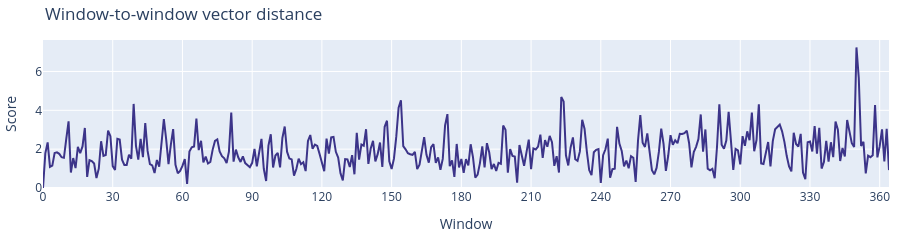

The cell this chart's notebook holds for it:
### Markdown cell above
### Step-by-step instead of the runner

Every step is its own function with the same parameter granularity, so an analysis (or an agent)
can hold and inspect the intermediates.

### Code cell
fs = kairo.build_features(log, "inter_case", window_minutes=1440)
reduced, pca = kairo.reduce(fs.values(), n_components=3, scaling="standardize")
model = kairo.cluster_kmeans(reduced, n_clusters=4)
shift = kairo.window_vector_shift(fs.index["window_start"], reduced)
print(f"{fs.matrix.shape} features -> {reduced.shape} reduced -> {model.n_states} states, "
      f"silhouette {kairo.silhouette(reduced, model):.2f}")
kairo.plot_drift_signal(shift, title="Window-to-window vector distance").show()

### Figure 1 — Plotly figure (JSON) as saved in the notebook; plotly's stock layout.template omitted (floating-point values rounded to 4 significant figures; data arrays with more than 128 entries replaced by an {"elided": "..."} marker saying what was removed)
{"data": [{"customdata": {"elided": "365 int values"}, "hovertemplate": "window %{customdata}<br>%{x}<br>score=%{y:.3f}<extra></extra>", "line": {"color": "#3C3489", "width": 2}, "mode": "lines", "showlegend": false, "type": "scatter", "x": {"elided": "365 str values"}, "y": {"elided": "365 float values"}}], "layout": {"height": 220, "margin": {"b": 10, "l": 10, "r": 10, "t": 40}, "title": {"text": "Window-to-window vector distance"}, "xaxis": {"tickmode": "array", "ticktext": ["0", "30", "60", "90", "120", "150", "180", "210", "240", "270", "300", "330", "360"], "tickvals": ["2020-01-01T00:30:53.004000", "2020-01-31T00:30:53.004000", "2020-03-01T00:30:53.004000", "2020-03-31T00:30:53.004000", "2020-04-30T00:30:53.004000", "2020-05-30T00:30:53.004000", "2020-06-29T00:30:53.004000", "2020-07-29T00:30:53.004000", "2020-08-28T00:30:53.004000", "2020-09-27T00:30:53.004000", "2020-10-27T00:30:53.004000", "2020-11-26T00:30:53.004000", "2020-12-26T00:30:53.004000"], "title": {"text": "Window"}}, "yaxis": {"rangemode": "tozero", "title": {"text": "Score"}}}}
